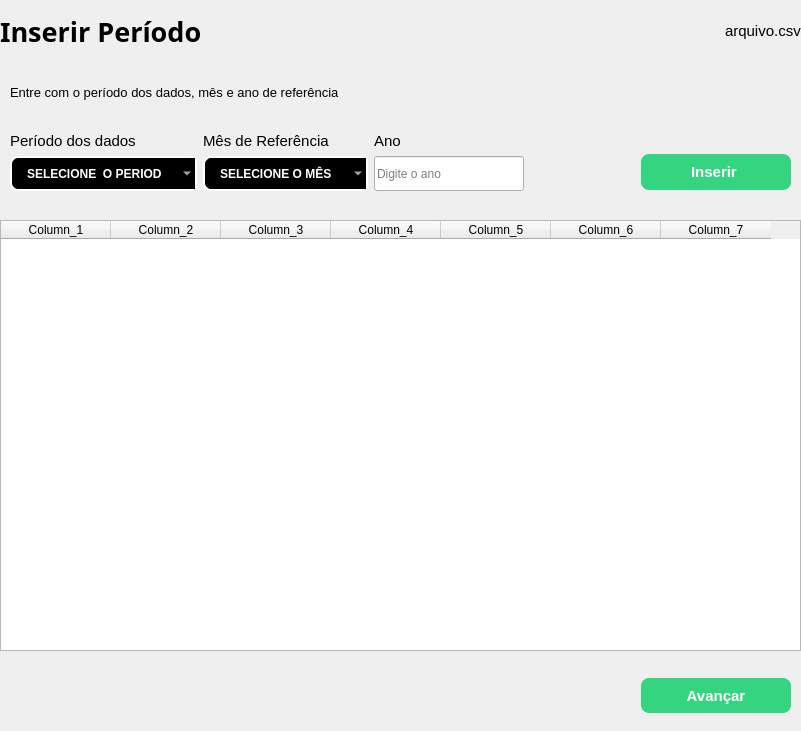
    <widget class="QWidget" name="c_add_data_page">
     <property name="maximumSize">
      <size>
       <width>801</width>
       <height>731</height>
      </size>
     </property>
     <widget class="QWidget" name="central_widget_add_data_page" native="true">
      <property name="geometry">
       <rect>
        <x>0</x>
        <y>0</y>
        <width>801</width>
        <height>741</height>
       </rect>
      </property>
      <property name="styleSheet">
       <string notr="true"/>
      </property>
      <widget class="QWidget" name="botton_frame_widget_add_data_page" native="true">
       <property name="geometry">
        <rect>
         <x>0</x>
         <y>660</y>
         <width>801</width>
         <height>70</height>
        </rect>
       </property>
       <property name="minimumSize">
        <size>
         <width>0</width>
         <height>70</height>
        </size>
       </property>
       <property name="maximumSize">
        <size>
         <width>16777215</width>
         <height>0</height>
        </size>
       </property>
       <property name="font">
        <font>
         <pointsize>13</pointsize>
        </font>
       </property>
       <property name="styleSheet">
        <string notr="true"/>
       </property>
       <widget class="QWidget" name="layoutWidget_11">
        <property name="geometry">
         <rect>
          <x>0</x>
          <y>0</y>
          <width>801</width>
          <height>71</height>
         </rect>
        </property>
        <layout class="QHBoxLayout" name="hLayout_bottom_frame_add_data_page">
         <property name="rightMargin">
          <number>10</number>
         </property>
         <item>
          <spacer name="horizontalSpacer_6">
           <property name="orientation">
            <enum>Qt::Orientation::Horizontal</enum>
           </property>
           <property name="sizeHint" stdset="0">
            <size>
             <width>598</width>
             <height>20</height>
            </size>
           </property>
          </spacer>
         </item>
         <item>
          <widget class="QPushButton" name="next_btn_add_data_page">
           <property name="minimumSize">
            <size>
             <width>150</width>
             <height>35</height>
            </size>
           </property>
           <property name="maximumSize">
            <size>
             <width>150</width>
             <height>35</height>
            </size>
           </property>
           <property name="styleSheet">
            <string notr="true">QPushButton{
	background-color: #34D481;
	color:white;
	border: none;
	border-radius: 8px;
	font-weight:bold;
	font-size: 15px;
}</string>
           </property>
           <property name="text">
            <string>Avançar</string>
           </property>
          </widget>
         </item>
        </layout>
       </widget>
      </widget>
      <widget class="QWidget" name="table_frame_widget_add_data_page" native="true">
       <property name="geometry">
        <rect>
         <x>0</x>
         <y>220</y>
         <width>801</width>
         <height>431</height>
        </rect>
       </property>
       <property name="styleSheet">
        <string notr="true"/>
       </property>
       <widget class="QTableWidget" name="tableWidget_add_data_page">
        <property name="geometry">
         <rect>
          <x>0</x>
          <y>0</y>
          <width>801</width>
          <height>431</height>
         </rect>
        </property>
        <attribute name="horizontalHeaderMinimumSectionSize">
         <number>32</number>
        </attribute>
        <attribute name="horizontalHeaderDefaultSectionSize">
         <number>110</number>
        </attribute>
        <column>
         <property name="text">
          <string>Column_1</string>
         </property>
        </column>
        <column>
         <property name="text">
          <string>Column_2</string>
         </property>
        </column>
        <column>
         <property name="text">
          <string>Column_3</string>
         </property>
        </column>
        <column>
         <property name="text">
          <string>Column_4</string>
         </property>
        </column>
        <column>
         <property name="text">
          <string>Column_5</string>
         </property>
        </column>
        <column>
         <property name="text">
          <string>Column_6</string>
         </property>
        </column>
        <column>
         <property name="text">
          <string>Column_7</string>
         </property>
        </column>
       </widget>
      </widget>
      <widget class="QWidget" name="buttons_widget_add_data_page" native="true">
       <property name="geometry">
        <rect>
         <x>0</x>
         <y>70</y>
         <width>801</width>
         <height>141</height>
        </rect>
       </property>
       <property name="styleSheet">
        <string notr="true"/>
       </property>
       <widget class="QWidget" name="layoutWidget_3">
        <property name="geometry">
         <rect>
          <x>0</x>
          <y>0</y>
          <width>801</width>
          <height>143</height>
         </rect>
        </property>
        <layout class="QVBoxLayout" name="verticalLayout_5">
         <property name="leftMargin">
          <number>10</number>
         </property>
         <item>
          <widget class="QLabel" name="label_3">
           <property name="minimumSize">
            <size>
             <width>0</width>
             <height>43</height>
            </size>
           </property>
           <property name="maximumSize">
            <size>
             <width>16777215</width>
             <height>43</height>
            </size>
           </property>
           <property name="font">
            <font>
             <pointsize>10</pointsize>
            </font>
           </property>
           <property name="text">
            <string>Entre com o período dos dados, mês e ano de referência</string>
           </property>
          </widget>
         </item>
         <item>
          <layout class="QHBoxLayout" name="horizontalLayout_9">
           <property name="spacing">
            <number>6</number>
           </property>
           <property name="leftMargin">
            <number>0</number>
           </property>
           <property name="topMargin">
            <number>10</number>
           </property>
           <property name="rightMargin">
            <number>10</number>
           </property>
           <property name="bottomMargin">
            <number>20</number>
           </property>
           <item>
            <layout class="QVBoxLayout" name="verticalLayout_8">
             <item>
              <widget class="QLabel" name="label_select_period">
               <property name="minimumSize">
                <size>
                 <width>187</width>
                 <height>0</height>
                </size>
               </property>
               <property name="maximumSize">
                <size>
                 <width>187</width>
                 <height>17</height>
                </size>
               </property>
               <property name="font">
                <font>
                 <family>Arial</family>
                 <pointsize>11</pointsize>
                </font>
               </property>
               <property name="styleSheet">
                <string notr="true">color: rgb(0, 0, 0);</string>
               </property>
               <property name="text">
                <string>Período dos dados</string>
               </property>
              </widget>
             </item>
             <item>
              <widget class="QComboBox" name="comboBox_select_period">
               <property name="minimumSize">
                <size>
                 <width>187</width>
                 <height>35</height>
                </size>
               </property>
               <property name="maximumSize">
                <size>
                 <width>187</width>
                 <height>35</height>
                </size>
               </property>
               <property name="styleSheet">
                <string notr="true">QComboBox{
	border:2px solid white;
	border-radius: 8px;
	padding:1px 18px 1px 3px;
	background-color:black;
	color:white;
	height: 35px;
	padding-left: 15px;
	font-weight:bold;
	selection-background-color:#2980B9;
}</string>
               </property>
               <item>
                <property name="text">
                 <string>SELECIONE  O PERIODO</string>
                </property>
               </item>
               <item>
                <property name="text">
                 <string>Anual</string>
                </property>
               </item>
               <item>
                <property name="text">
                 <string>Trimestral</string>
                </property>
               </item>
              </widget>
             </item>
            </layout>
           </item>
           <item>
            <layout class="QVBoxLayout" name="verticalLayout_13">
             <item>
              <widget class="QLabel" name="label_select_month">
               <property name="maximumSize">
                <size>
                 <width>16777215</width>
                 <height>17</height>
                </size>
               </property>
               <property name="font">
                <font>
                 <family>Arial</family>
                 <pointsize>11</pointsize>
                </font>
               </property>
               <property name="styleSheet">
                <string notr="true">color: rgb(0, 0, 0);</string>
               </property>
               <property name="text">
                <string>Mês de Referência</string>
               </property>
              </widget>
             </item>
             <item>
              <widget class="QComboBox" name="comboBox_select_month">
               <property name="minimumSize">
                <size>
                 <width>0</width>
                 <height>35</height>
                </size>
               </property>
               <property name="maximumSize">
                <size>
                 <width>187</width>
                 <height>35</height>
                </size>
               </property>
               <property name="styleSheet">
                <string notr="true">QComboBox{
	border:2px solid white;
	border-radius: 8px;
	padding:1px 18px 1px 3px;
	background-color:black;
	color:white;
	height: 35px;
	padding-left: 15px;
	font-weight:bold;
	selection-background-color:#2980B9;
}</string>
               </property>
               <item>
                <property name="text">
                 <string>SELECIONE O MÊS</string>
                </property>
               </item>
               <item>
                <property name="text">
                 <string>3</string>
                </property>
               </item>
               <item>
                <property name="text">
                 <string>6</string>
                </property>
               </item>
               <item>
                <property name="text">
                 <string>9</string>
                </property>
               </item>
               <item>
                <property name="text">
                 <string>12</string>
                </property>
               </item>
              </widget>
             </item>
            </layout>
           </item>
           <item>
            <layout class="QVBoxLayout" name="verticalLayout_15">
             <item>
              <widget class="QLabel" name="label_year">
               <property name="minimumSize">
                <size>
                 <width>0</width>
                 <height>17</height>
                </size>
               </property>
               <property name="maximumSize">
                <size>
                 <width>16777215</width>
                 <height>17</height>
                </size>
               </property>
               <property name="font">
                <font>
                 <family>Arial</family>
                 <pointsize>11</pointsize>
                </font>
               </property>
               <property name="styleSheet">
                <string notr="true">color: rgb(0, 0, 0);</string>
               </property>
               <property name="text">
                <string>Ano</string>
               </property>
              </widget>
             </item>
             <item>
              <widget class="QLineEdit" name="lineEdit_year">
               <property name="minimumSize">
                <size>
                 <width>150</width>
                 <height>35</height>
                </size>
               </property>
               <property name="maximumSize">
                <size>
                 <width>150</width>
                 <height>35</height>
                </size>
               </property>
               <property name="placeholderText">
                <string>Digite o ano</string>
               </property>
              </widget>
             </item>
            </layout>
           </item>
           <item>
            <spacer name="horizontalSpacer_3">
             <property name="orientation">
              <enum>Qt::Orientation::Horizontal</enum>
             </property>
             <property name="sizeHint" stdset="0">
              <size>
               <width>40</width>
               <height>20</height>
              </size>
             </property>
            </spacer>
           </item>
           <item>
            <layout class="QVBoxLayout" name="verticalLayout_21">
             <property name="bottomMargin">
              <number>2</number>
             </property>
             <item>
              <widget class="QLabel" name="label_add_period">
               <property name="minimumSize">
                <size>
                 <width>0</width>
                 <height>17</height>
                </size>
               </property>
               <property name="maximumSize">
                <size>
                 <width>16777215</width>
                 <height>17</height>
                </size>
               </property>
               <property name="font">
                <font>
                 <family>Arial</family>
                 <pointsize>11</pointsize>
                </font>
               </property>
               <property name="text">
                <string/>
               </property>
              </widget>
             </item>
             <item>
              <widget class="QPushButton" name="add_period_btn">
               <property name="minimumSize">
                <size>
                 <width>150</width>
                 <height>36</height>
                </size>
               </property>
               <property name="maximumSize">
                <size>
                 <width>150</width>
                 <height>36</height>
                </size>
               </property>
               <property name="styleSheet">
                <string notr="true">QPushButton{
	background-color: #34D481;
	color:white;
	border: none;
	border-radius: 8px;
	font-weight:bold;
	font-size: 15px;
}</string>
               </property>
               <property name="text">
                <string>Inserir </string>
               </property>
              </widget>
             </item>
            </layout>
           </item>
          </layout>
         </item>
        </layout>
       </widget>
      </widget>
      <widget class="QWidget" name="top_frame_widget_add_data_page" native="true">
       <property name="geometry">
        <rect>
         <x>0</x>
         <y>0</y>
         <width>801</width>
         <height>61</height>
        </rect>
       </property>
       <property name="minimumSize">
        <size>
         <width>0</width>
         <height>61</height>
        </size>
       </property>
       <property name="maximumSize">
        <size>
         <width>16777215</width>
         <height>61</height>
        </size>
       </property>
       <property name="font">
        <font>
         <pointsize>13</pointsize>
        </font>
       </property>
       <property name="styleSheet">
        <string notr="true"/>
       </property>
       <widget class="QWidget" name="layoutWidget_13">
        <property name="geometry">
         <rect>
          <x>0</x>
          <y>0</y>
          <width>801</width>
          <height>62</height>
         </rect>
        </property>
        <layout class="QHBoxLayout" name="horizontalLayout_10">
         <item>
          <widget class="QLabel" name="title_page_add_data_page">
           <property name="font">
            <font>
             <family>Arial Black</family>
             <pointsize>20</pointsize>
             <bold>true</bold>
            </font>
           </property>
           <property name="styleSheet">
            <string notr="true">color: rgb(0, 0, 0);</string>
           </property>
           <property name="text">
            <string>Inserir Período</string>
           </property>
           <property name="margin">
            <number>10</number>
           </property>
          </widget>
         </item>
         <item>
          <spacer name="horizontalSpacer_add_data_page">
           <property name="orientation">
            <enum>Qt::Orientation::Horizontal</enum>
           </property>
           <property name="sizeHint" stdset="0">
            <size>
             <width>348</width>
             <height>20</height>
            </size>
           </property>
          </spacer>
         </item>
         <item>
          <widget class="QLabel" name="file_name_label_add_data_page">
           <property name="font">
            <font>
             <pointsize>11</pointsize>
            </font>
           </property>
           <property name="styleSheet">
            <string notr="true">color: rgb(0, 0, 0);</string>
           </property>
           <property name="text">
            <string>arquivo.csv</string>
           </property>
           <property name="margin">
            <number>20</number>
           </property>
          </widget>
         </item>
        </layout>
       </widget>
      </widget>
     </widget>
    </widget>
